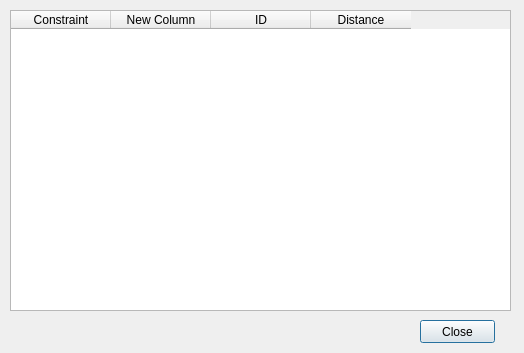
<?xml version="1.0" encoding="UTF-8"?>
<ui version="4.0">
 <class>dlgPipelineDialog</class>
 <widget class="QDialog" name="dlgPipelineDialog">
  <property name="geometry">
   <rect>
    <x>0</x>
    <y>0</y>
    <width>524</width>
    <height>353</height>
   </rect>
  </property>
  <property name="windowTitle">
   <string>Pipeline Planner</string>
  </property>
  <widget class="QTableWidget" name="tblImpacts">
   <property name="geometry">
    <rect>
     <x>10</x>
     <y>10</y>
     <width>501</width>
     <height>301</height>
    </rect>
   </property>
   <property name="alternatingRowColors">
    <bool>true</bool>
   </property>
   <column>
    <property name="text">
     <string>Constraint</string>
    </property>
   </column>
   <column>
    <property name="text">
     <string>New Column</string>
    </property>
   </column>
   <column>
    <property name="text">
     <string>ID</string>
    </property>
   </column>
   <column>
    <property name="text">
     <string>Distance</string>
    </property>
   </column>
  </widget>
  <widget class="QPushButton" name="btnPush">
   <property name="geometry">
    <rect>
     <x>420</x>
     <y>320</y>
     <width>75</width>
     <height>23</height>
    </rect>
   </property>
   <property name="text">
    <string>Close</string>
   </property>
  </widget>
 </widget>
 <resources/>
 <connections>
  <connection>
   <sender>btnPush</sender>
   <signal>pressed()</signal>
   <receiver>dlgPipelineDialog</receiver>
   <slot>reject()</slot>
   <hints>
    <hint type="sourcelabel">
     <x>457</x>
     <y>331</y>
    </hint>
    <hint type="destinationlabel">
     <x>261</x>
     <y>176</y>
    </hint>
   </hints>
  </connection>
 </connections>
</ui>
